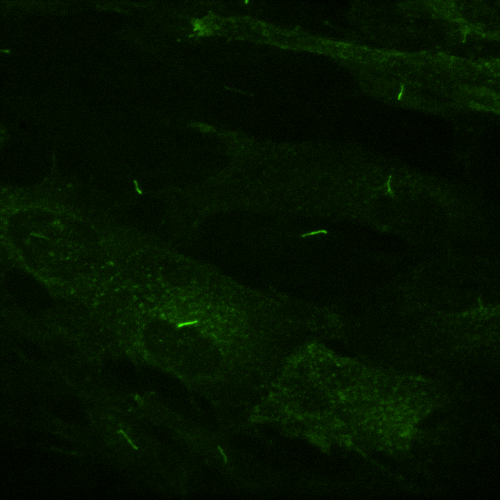
%> input picture benchmark/1.tif, 1000 x 1000 px (shown at 1/2 size)
$ octave --eval "result = nucleiDetection('../../benchmark/1.tif');"   (GNU Octave 9; MATLAB toolbox functions it lacks are replaced by stand-ins)
%> lines starting %> are read from the running program, lines starting %| are printed output that depends on the picture; in (x1, y1, x2, y2) boxes, pixels count from 0 and x2, y2 are one past the last pixel; in counts of white or black regions, pixels touching at a corner belong together; the program's own positions count from 1

function nucleiBw = nucleiDetection(rawIm, minNucleiArea, edgeFactor, minConcaveArea)
%> called with rawIm = '../../benchmark/1.tif'
%

%% read image
if ischar(rawIm)
    % read image
    rawIm = imread(rawIm);
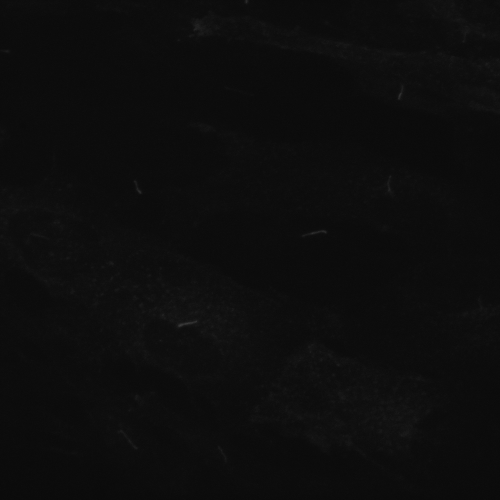
%> rawIm: size 1000x1000 uint8 (shown at 1/2 size); min 9, max 67, mean 13.2
end
if size(rawIm,3) == 3
    rawIm = rawIm(:,:,3);
end
rawIm = im2double(rawIm);
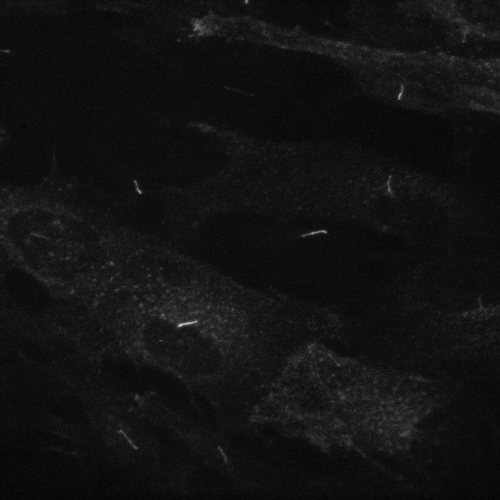
%> rawIm: size 1000x1000 double (shown at 1/2 size); min 0.0353, max 0.263, mean 0.0519; drawn with min black and max white


% parse input arguments
if nargin < 2
    minNucleiArea = 3000;
end
if nargin < 3
    edgeFactor = 0.5;
end
if nargin < 4
    minConcaveArea = 30;
end


%% pre-processing
% remove white bar
if size(rawIm, 1) == 1000 && size(rawIm, 2) == 1000
    whileBarSurroundBg = (rawIm(963,:) + rawIm(974, :)) / 2;
%> whileBarSurroundBg = 1000 values, max 0.0588 at index 372, min 0.0392 at index 6, mean 0.0472
    rawIm(964:973, 8:621) = repmat(whileBarSurroundBg(8:621), [10,1]);
%> rawIm: size 1000x1000 double; 0.5% of pixels changed, all inside (x1, y1, x2, y2) = (7, 963, 621, 973)
    scaleBarSurroundBg = (rawIm(982,:) + rawIm(993, :)) / 2;
%> scaleBarSurroundBg = 1000 values, max 0.0569 at index 589, min 0.0373 at index 53, mean 0.0458
    rawIm(982:993, 291:339) = repmat(scaleBarSurroundBg(291:339), [12,1]);
%> rawIm: size 1000x1000 double; min 0.0353, max 0.263, mean 0.0519; mean of the top-left, top-right, bottom-left and bottom-right quarters 0.0505, 0.0515, 0.0535, 0.0523
end

% filtering
diskFilterH = getnhood(strel('disk', 6));
diskFilterH(1:2,:) = 0;
diskFilterH(end-1:end,:) = 0;
diskFilterH = double(diskFilterH) / sum(diskFilterH(:));
diskFilterV = getnhood(strel('disk',10));
diskFilterV(:,1:2) = 0;
diskFilterV(:,end-1:end) = 0;
diskFilterV = double(diskFilterV) / sum(diskFilterV(:));
rawIm = imfilter(rawIm, diskFilterH, 'symmetric');
rawIm = imfilter(rawIm, diskFilterV, 'symmetric');
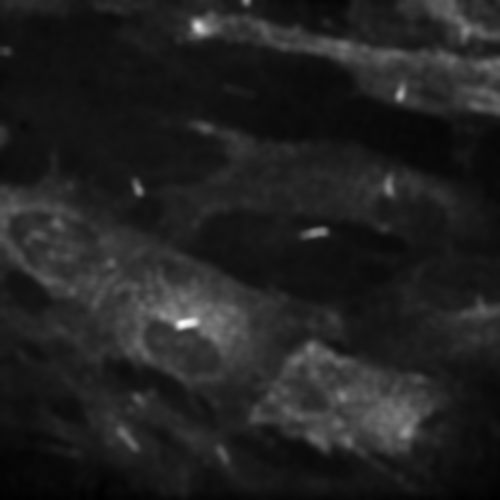
%> rawIm: size 1000x1000 double (shown at 1/2 size); min 0.0426, max 0.113, mean 0.0519; drawn with min black and max white

% brightness adjustment
histNum = imhist(rawIm);
%> histNum = 256 values, max 396947 at index 13, min 0 at index 1, mean 3906.2
[~,ind] = sort(histNum,'descend');
%> ind = 256 values, max 256 at index 256, min 1 at index 20, mean 128.5
ind = ind(1:2);
%> ind = [13; 14]
bg = sum((ind-1)/255.*histNum(ind)) / sum(histNum(ind));
%> bg = 0.0486
lowIn = 0.8 * bg;
%> lowIn = 0.0389
highIn = max(rawIm(:));
%> highIn = 0.113
if lowIn < highIn
    histIm = imadjust(rawIm, [0.8*bg, max(rawIm(:))], [0.001,1]);
end
histIm = imsharpen(histIm);
histIm = imfilter(histIm, fspecial('gaussian',[3,3],2));


%% binarization
% find edge
[~, thres] = edge(histIm, 'canny');
%> thres = [0.0352 0.0879]
edgeBw = edge(histIm, 'canny', thres * edgeFactor);
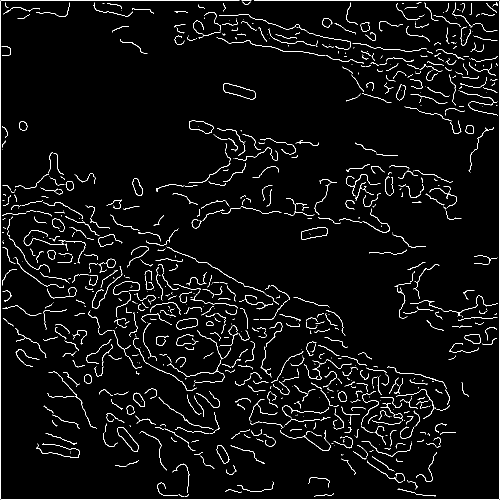
%> edgeBw: size 1000x1000 logical (shown at 1/2 size); 3.7% white in thin lines or dots
edgeBw(:,999) = 0;
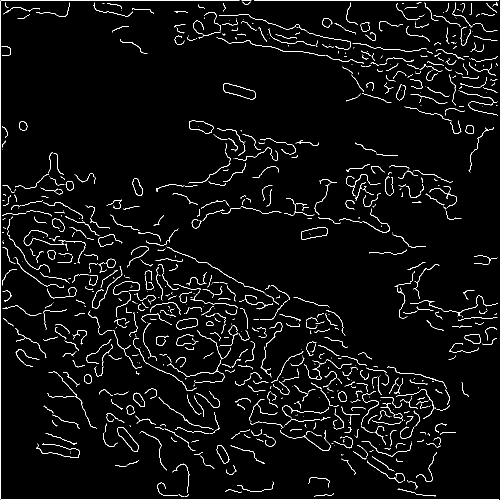
%> edgeBw: size 1000x1000 logical (shown at 1/2 size); 3.6% white in thin lines or dots

% dilation
edgeBw = imdilate(edgeBw, [strel('line',3,90), strel('line',3,0)]);
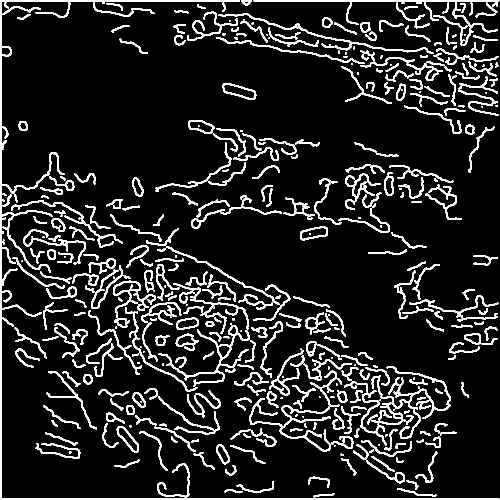
%> edgeBw: size 1000x1000 logical (shown at 1/2 size); 11.6% white; 502 white regions (78 under 20 px), largest, box (x1, y1, x2, y2) and area: (0, 0, 999, 1000) 7702, (498, 797, 662, 903) 2344, (760, 732, 901, 838) 2323
%> (the run ends here)
